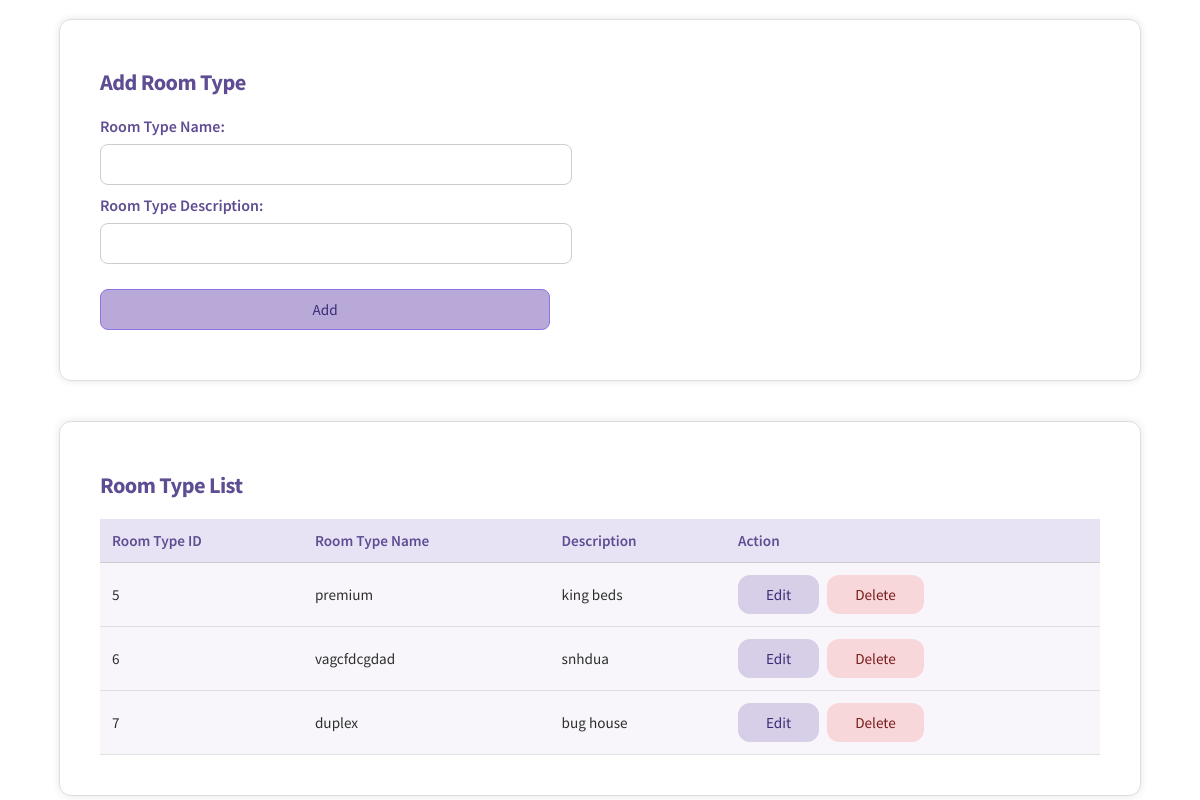
Before: /room-type.php with the older database file.
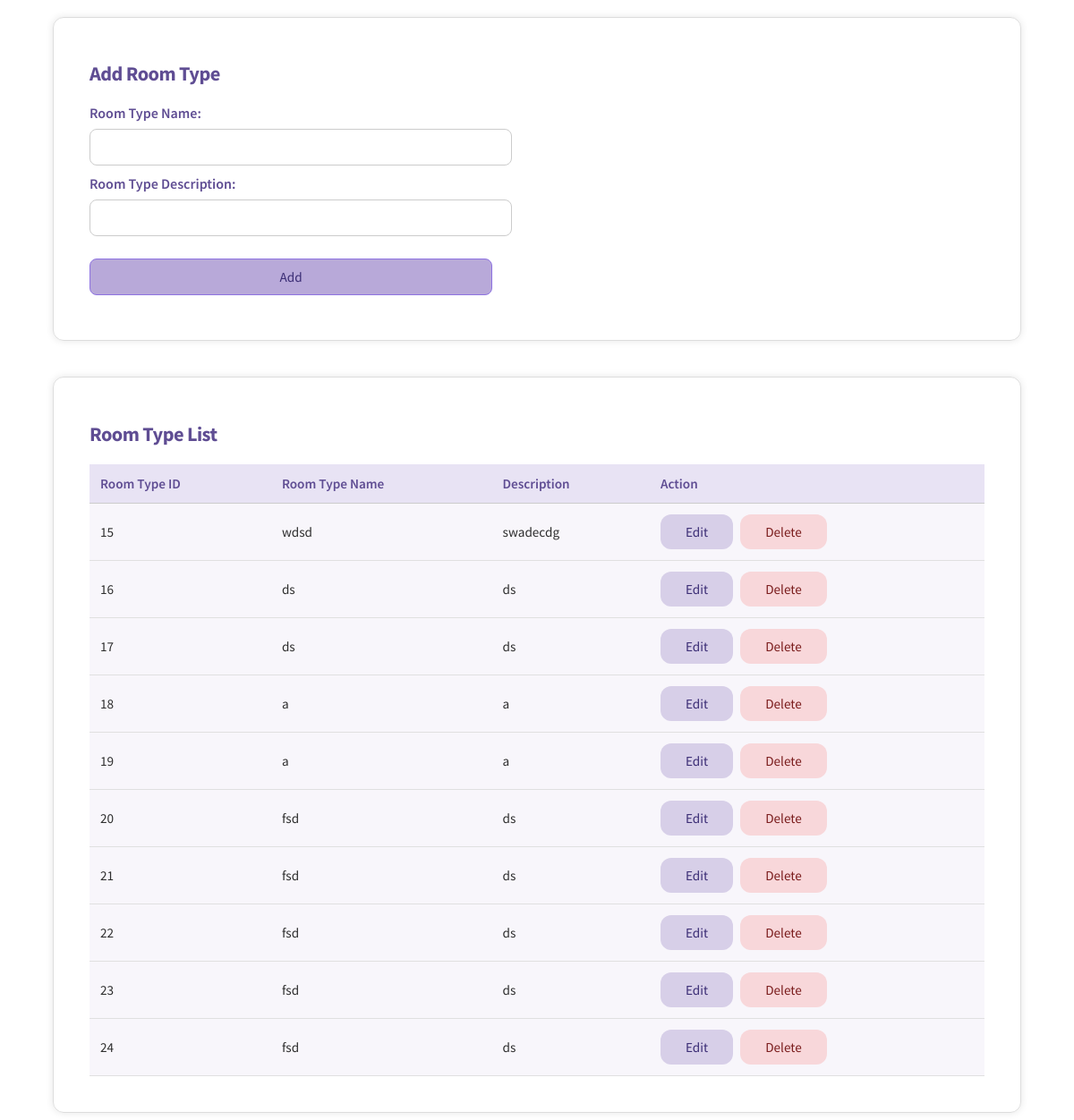
After: the same page with the newer database file.
### tables this page shows
CREATE TABLE ROOM_TYPE(
ROOM_TYPE_ID INTEGER  NOT NULL PRIMARY KEY AUTOINCREMENT,
ROOM_TYPE_NAME TEXT NOT NULL,
ROOM_TYPE_DESCRIPTION TEXT NOT NULL
);

### functions.php (the view, shortened to what this page needs)
<?php
function createDB()
{
    return $db = new SQLite3('hotelSQL.db');
}
function RoomTypeList($editingId = null){
    $db = createDB();
    $select_query = "SELECT * FROM ROOM_TYPE";
    $result = $db->query($select_query);
    while ($row = $result->fetchArray(SQLITE3_ASSOC)) {
        if ($editingId == $row['ROOM_TYPE_ID']) {
            echo "<form method='post'><tr>";
            echo "<td>" . $row['ROOM_TYPE_ID'] . "</td>";
            echo "<td>
                    <input type='hidden' name='room-type-id' value='" . $row['ROOM_TYPE_ID'] . "'>
                    <input type='text' name='room-type-name' value='" . htmlspecialchars($row['ROOM_TYPE_NAME']) . "' required>
                  </td>";
            echo "<td>
                    <input type='text' name='room-type-desc' value='" . htmlspecialchars($row['ROOM_TYPE_DESCRIPTION']) . "' required>
                  </td>";
            echo "<td>
                    <input type='submit' class='submit-btn' name='save' value='Save'>
                    <input type='submit' class='delete-button-in-list' name='cancel' value='Cancel'>
                  </td>";
            echo "</tr></form>";
        } else {
            echo "<form method='post'><tr>";
            echo "<td>" . $row['ROOM_TYPE_ID'] . "</td>";
            echo "<td>" . $row['ROOM_TYPE_NAME'] . "</td>";
            echo "<td>" . $row['ROOM_TYPE_DESCRIPTION'] . "</td>";
            echo "<td>
                    <input type='hidden' name='room-type-id' value='" . $row['ROOM_TYPE_ID'] . "'>
                    <input type='submit' class='edit-button-in-list' name='edit' value='Edit'>
                    <input type='submit' class='delete-button-in-list' name='delete' value='Delete'>
                  </td>";
            echo "</tr></form>";
        }
    }
}
?>

### room-type.php (shortened to what this page needs)
<!DOCTYPE html>
<html lang="en">
<head>
    <link rel="stylesheet" href="style.css" />
</head>
<?php
require_once("functions.php");
$editingId = null;
?>
<body onload="loadNavbar()">
    <div class="main_content">
        <section class="add-container">
            <h2>Add Room Type</h2>
            <div class="base-form">
                <form autocomplete="off" method="post">
                    <div class="base-form">
                        <div>
                            <label for="room-type-name"> Room Type Name: </label>
                            <input type="text" id="room-type-name" name="room-type-name" required>
                        </div>
                        <div>
                            <label for="room-type-desc"> Room Type Description: </label>
                            <input type="text" id="room-type-desc" name="room-type-desc" required>
                        </div>
                        <input type="submit" class="submit-btn" name="add" value="Add">
                </form>
            </div>
        </section>
        <br /><br />
        <section class="add-container">
        <h2>Room Type List</h2>
            <table class="base-table">
                <thead>
                    <tr>
                        <th>Room Type ID</th>
                        <th>Room Type Name</th>
                        <th>Description</th>
                        <th>Action</th>
                    </tr>
                </thead>
                <tbody>
                    <?php RoomTypeList($editingId); ?>
                </tbody>
            </table>
        </section>
    </div>
</body>
</html>

### style.css (style rules this page uses)
* { font-family: "Source Sans Pro", Helvetica, sans-serif; }
h2 { text-align: center; font-weight: 300; font-size: 2.5em; color: #000000; margin-bottom: 20px; letter-spacing: -0.025em; }
input::placeholder { color: #ccc; }
label { color: #000000; display: block; margin-bottom: 8px; }
input[type="text"], input[type="password"] { width: 90%; padding: 10px; border: 1px solid #ccc; border-radius: 8px; outline: none; }
.add-container { max-width: 1000px; margin: 0 auto; padding: 30px; background: #ffffffcc; border-radius: 12px; border: 1px solid #ddd; }
.add-container h2 { color: #5f4d93; font-size: 1.4rem; font-weight: 700; margin-bottom: 20px; text-align: left; }
.base-table { width: 100%; border-collapse: collapse; color: #2e2e2e; font-size: 0.95rem; background-color: #fff; }
.base-table thead { background-color: #e8e3f4; }
.base-table th { text-align: left; font-weight: 600; color: #5f4d93; padding: 12px; border-bottom: 1px solid #ccc; }
.base-table td { padding: 12px; border-bottom: 1px solid #e0e0e0; }
.base-table td:last-child { display: flex; justify-content: flex-start; align-items: center; gap: 8px; }
.base-table tr:nth-child(even) { background-color: #f8f6fb; }
.base-form { display: flex; flex-direction: column; gap: 10px; }
.base-form input { padding: 8px; border: 1px solid #ccc; border-radius: 6px; background-color: #fff; width: 450px; }
.submit-btn { margin-top: 15px; background-color: #d7cfe8; color: #3b2d75; padding: 10px 0; border: none; border-radius: 8px; width: 200px; }
.add-container { max-width: 1000px; padding: 30px 40px 40px 40px; margin: 0 auto; background: rgba(255, 255, 255, 0.8); border-radius: 12px; border: 1px solid #ddd; box-shadow: 0 0 8px rgba(0, 0, 0, 0.1); }
.add-container label { font-weight: 600; color: #5f4d93; }
.add-container input { padding: 10px; border: 1px solid #ccc; border-radius: 8px; font-size: 0.95rem; background-color: #fff; transition: border-color 0.3s, box-shadow 0.3s; }
.add-container .submit-btn { background-color: #b8a9d9; border-color: #8e73e1; outline: none; }
.add-container td input[type="submit"] { padding: 10px 28px; border: none; border-radius: 12px; font-size: 0.95rem; font-weight: 500; cursor: pointer; }
.add-container .edit-button-in-list { background-color: #d7cfe8; color: #3b2d75; }
.add-container .delete-button-in-list { background-color: #f8d7da; color: #7a1c1c; }

Changed rows visible on the page:
removed room_type: ROOM_TYPE_ID "5", ROOM_TYPE_NAME "premium", ROOM_TYPE_DESCRIPTION "king beds"
removed room_type: ROOM_TYPE_ID "6", ROOM_TYPE_NAME "vagcfdcgdad", ROOM_TYPE_DESCRIPTION "snhdua"
removed room_type: ROOM_TYPE_ID "7", ROOM_TYPE_NAME "duplex", ROOM_TYPE_DESCRIPTION "bug house"
added room_type: ROOM_TYPE_ID "15", ROOM_TYPE_NAME "wdsd", ROOM_TYPE_DESCRIPTION "swadecdg"
added room_type: ROOM_TYPE_ID "16", ROOM_TYPE_NAME "ds", ROOM_TYPE_DESCRIPTION "ds"
added room_type: ROOM_TYPE_ID "17", ROOM_TYPE_NAME "ds", ROOM_TYPE_DESCRIPTION "ds"
added room_type: ROOM_TYPE_ID "18", ROOM_TYPE_NAME "a", ROOM_TYPE_DESCRIPTION "a"
added room_type: ROOM_TYPE_ID "19", ROOM_TYPE_NAME "a", ROOM_TYPE_DESCRIPTION "a"
added room_type: ROOM_TYPE_ID "20", ROOM_TYPE_NAME "fsd", ROOM_TYPE_DESCRIPTION "ds"
added room_type: ROOM_TYPE_ID "21", ROOM_TYPE_NAME "fsd", ROOM_TYPE_DESCRIPTION "ds"
added room_type: ROOM_TYPE_ID "22", ROOM_TYPE_NAME "fsd", ROOM_TYPE_DESCRIPTION "ds"
added room_type: ROOM_TYPE_ID "23", ROOM_TYPE_NAME "fsd", ROOM_TYPE_DESCRIPTION "ds"
added room_type: ROOM_TYPE_ID "24", ROOM_TYPE_NAME "fsd", ROOM_TYPE_DESCRIPTION "ds"
